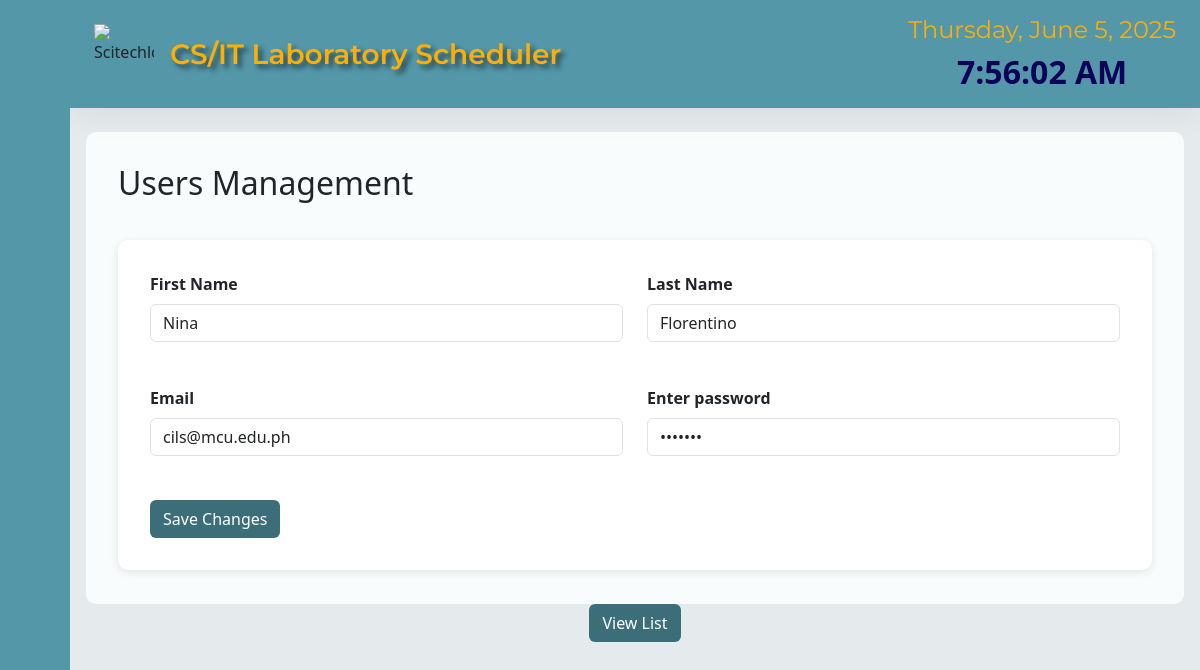
The app's page /edit_users.php?userID=4 with its own data.
### tables this page shows
CREATE TABLE `users` (
  `userID` int(11) NOT NULL,
  `first_name` text NOT NULL,
  `last_name` text NOT NULL,
  `userEmail` varchar(40) NOT NULL,
  `userPassword` varchar(20) NOT NULL,
  `title` text NOT NULL
);

### edit_users.php (the view, shortened to what this page needs)
<?php
include 'connection.php';
$userID = isset($_GET['userID']) ? $_GET['userID'] : '';
if ($userID != '') {
    $query = "SELECT * FROM users WHERE userID = '$userID'";
    $result = mysqli_query($conn, $query);
    if ($result && mysqli_num_rows($result) > 0) {
        $row = mysqli_fetch_assoc($result);
    } else {
        echo "User not found.";
        exit();
    }
} else {
    echo "No User ID provided.";
    exit();
}
?>
      <!doctype html>
      <html lang="en">
        <head>
          <link href="https://cdn.lineicons.com/4.0/lineicons.css" rel="stylesheet">
          <link rel="stylesheet" href="styles.css">
          <link href="https://cdn.jsdelivr.net/npm/bootstrap@5.3.3/dist/css/bootstrap.min.css" rel="stylesheet">
        </head>
        <body>
          <div class="wrapper">
            <aside id="sidebar">
              <div class="d-flex">
                <button class="toggle-btn" type="button">
                </button>
              </div>
              <ul class="sidebar-nav">
                <li class="sidebar-item">
                  <a href="index.php" class="sidebar-link">
                  </a>
                </li>
                <li class="sidebar-item">
                  <a href="#" class="sidebar-link has-dropdown collapsed" data-bs-toggle="collapse" data-bs-target="#createDropdown" aria-expanded="false" aria-controls="auth">
                    </a>
                </li>
                  <li class="sidebar-item">
                  <a href="#" class="sidebar-link has-dropdown collapsed" data-bs-toggle="collapse" data-bs-target="#viewDropdown" aria-expanded="false" aria-controls="auth">
                  </a>
                </li>
                <li class="sidebar-item">
                  <a href="#" class="sidebar-link has-dropdown collapsed" data-bs-toggle="collapse" data-bs-target="#auth" aria-expanded="false" aria-controls="auth">
                  </a>
                </li>
 <li class="sidebar-item">
                <a href="#" class="sidebar-link has-dropdown collapsed" data-bs-toggle="collapse" data-bs-target="#acc" aria-expanded="false" aria-controls="auth">
                </a>
                <li class="sidebar-footer">
                  <a href="logout.php" class="sidebar-link">
                  </a>
                </li>
              </ul>
            </aside>
            <div class="main">
              <nav class="navbar navbar-expand  px-4 py-4" data-bs-theme="dark">
                <div class="navbar-collapse collapse">
                  <img src="assets/scitech logo.png"  alt="Scitechlogo" height="60px" width="60px">
                  <a class="navbar-brand mx-3 fs-3" id="navtitle" href="#" style="text-shadow: 4px 4px 5px rgba(14, 14, 14, 0.6) !important;">CS/IT Laboratory Scheduler</a>
                </div>
                <ul class="navbar-nav ms-auto">
                    <li class="navbar-item dropdown">
                      <div class="timer-container">
                        <div class="date" id="currentDate">
                        </div>
                        <div class="time" id="localTime">
                        </div>
                      </div>
                    </li>
                  </ul>
              </nav>
              <main class="content px-3 py-4">
                <div class="faculty-management-wrapper">
                  <h2>Users Management</h2>
                  <div class="faculty-form">
                    <form method="POST">
                        <div class="row">
                            <div class="col-6  pb-4">
                            <label for="facultyName" class="form-label"> First Name</label>
                        <input type="text" class="form-control" id="first_name" name="first_name" value="<?php echo $row['first_name'];?>" required>
                      </div>
                      <div class="col-6   pb-4">
                            <label for="facultyName" class="form-label"> Last Name</label>
                        <input type="text" class="form-control" id="last_name" name="last_name" value="<?php echo $row['last_name'];?>"  required>
</div>
    </div>
                      <div class="row">
                            <div class="col-6  pb-4">
                        <label for="user_email" class="form-label">Email</label>
                        <input type="email" class="form-control" id="facultyEmail" name="user_email" value="<?php echo $row['userEmail'];?>"required>
                      </div>
                            <div class="col-6  pb-4">
                                <label for="user_pass" class="form-label">Enter password</label>
                                <input type="password" class="form-control" id="faculty_pass" name="user_pass" value="<?php echo $row['userPassword'];?>" required>
                            </div>
</div>
            <button type="submit" class="btn" style="background-color: #3c6e7a; color: white;" name="add_users">Save Changes</button>
                    </form>
                  </div>
      </div>
                  <center>
                    <a href="view_users.php">
                  <button type="submit" class="btn" style="background-color: #3c6e7a; color: white;">View List</button>
                </a>
                </center>
              </main>
      </body>
      </html>

### styles.css (style rules this page uses)
#navtitle { text-align: center; justify-content: center; font-weight: 600; color: #fdaf07; font-family: 'Montserrat'; }
a:link { text-decoration: none; }
li { list-style: none; }
.wrapper { display: flex; }
.main { display: flex; flex-direction: column; min-height: 100vh; width: 100%; overflow: hidden; transition: all 0.35s ease-in-out; background-color: #e5ebed; min-width: 0; }
#sidebar { width: 70px; min-width: 70px; z-index: 1000; transition: all .25s ease-in-out; background-color: #5397a8; display: flex; flex-direction: column; }
.toggle-btn { background-color: transparent; cursor: pointer; border: 0; padding: 1rem 1.5rem; margin-top: 18px; }
.sidebar-nav { padding: 2rem 0; flex: 1 1 auto; }
a.sidebar-link { padding: .625rem 1.625rem; color: #130164; display: block; font-size: 1rem; white-space: nowrap; border-left: 3px solid transparent; }
.sidebar-item { position: relative; }
.navbar { background-color: #5397a8; box-shadow: 0 0 2rem 0 rgba(33, 37, 41, .1); }
.navbar-expand .navbar-collapse { min-width: 200px; }
.timer-container { display: flex; flex-direction: column; justify-content: center; align-items: center; height: 40px; background-color: #5397a8; }
.date { font-size: 1.5rem; margin-bottom: 0px; color: #fdaf07; font-family: 'Montserrat'; }
.time { font-size: 2rem; font-weight: bold; background-color: #5397a8; color: #0d0259; padding: 0px; border-radius: 8px; }
.row { -webkit-border-radius: 50px; -moz-border-radius: 50px; border-radius: 50px; }
.faculty-management-wrapper { padding: 2rem; background-color: #f8fcfd; border-radius: 10px; }
.faculty-form { background-color: #fff; padding: 2rem; border-radius: 10px; box-shadow: 0 2px 8px rgba(0, 0, 0, 0.1); margin-bottom: 2rem; position: relative; top: 30px !important; }
.faculty-form .form-label { font-size: 1rem; font-weight: bold; }
.faculty-form .form-control, .faculty-form .form-select { border-radius: 0.375rem; margin-bottom: 1.25rem; }

### records on screen
users: first_name "Nina", last_name "Florentino", user_email "cils@mcu.edu.ph"
